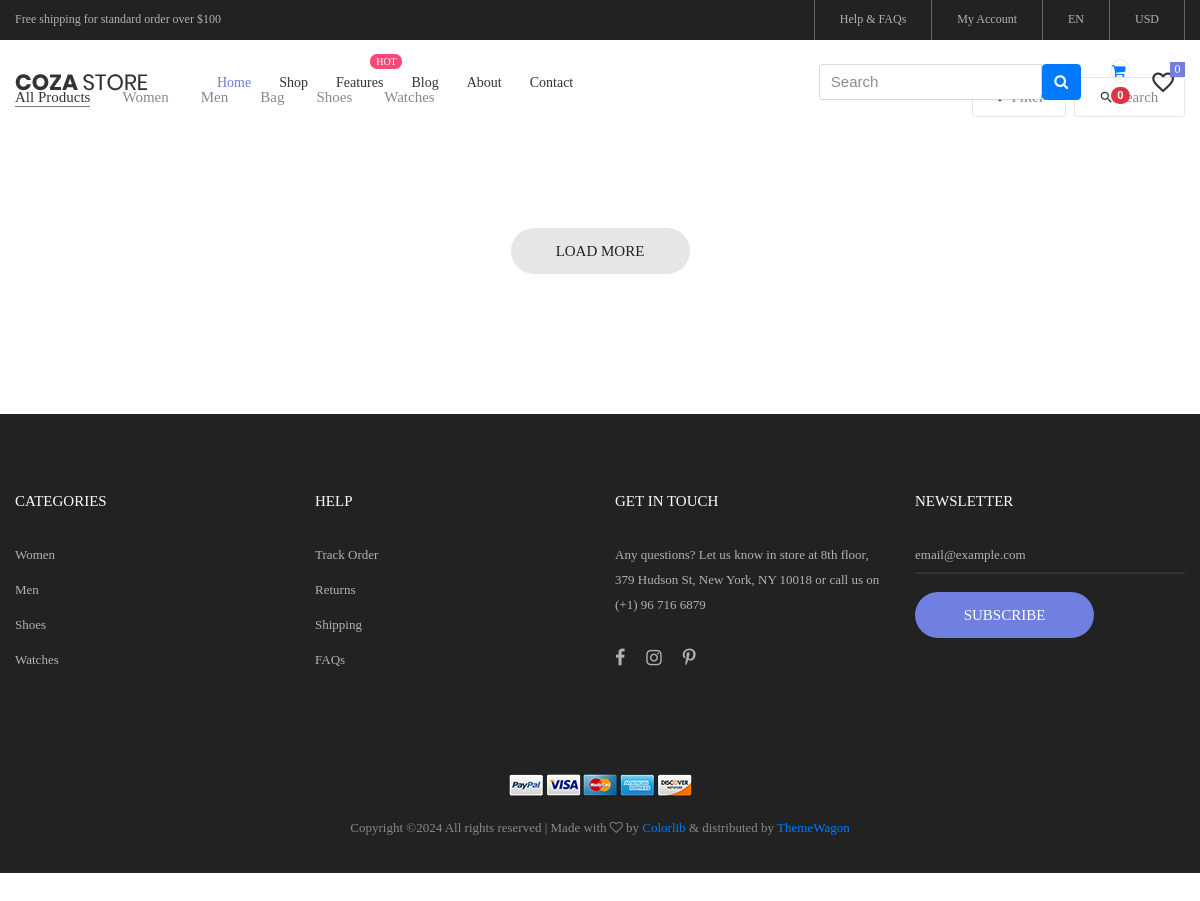
The page /store/ on the database as committed earlier.
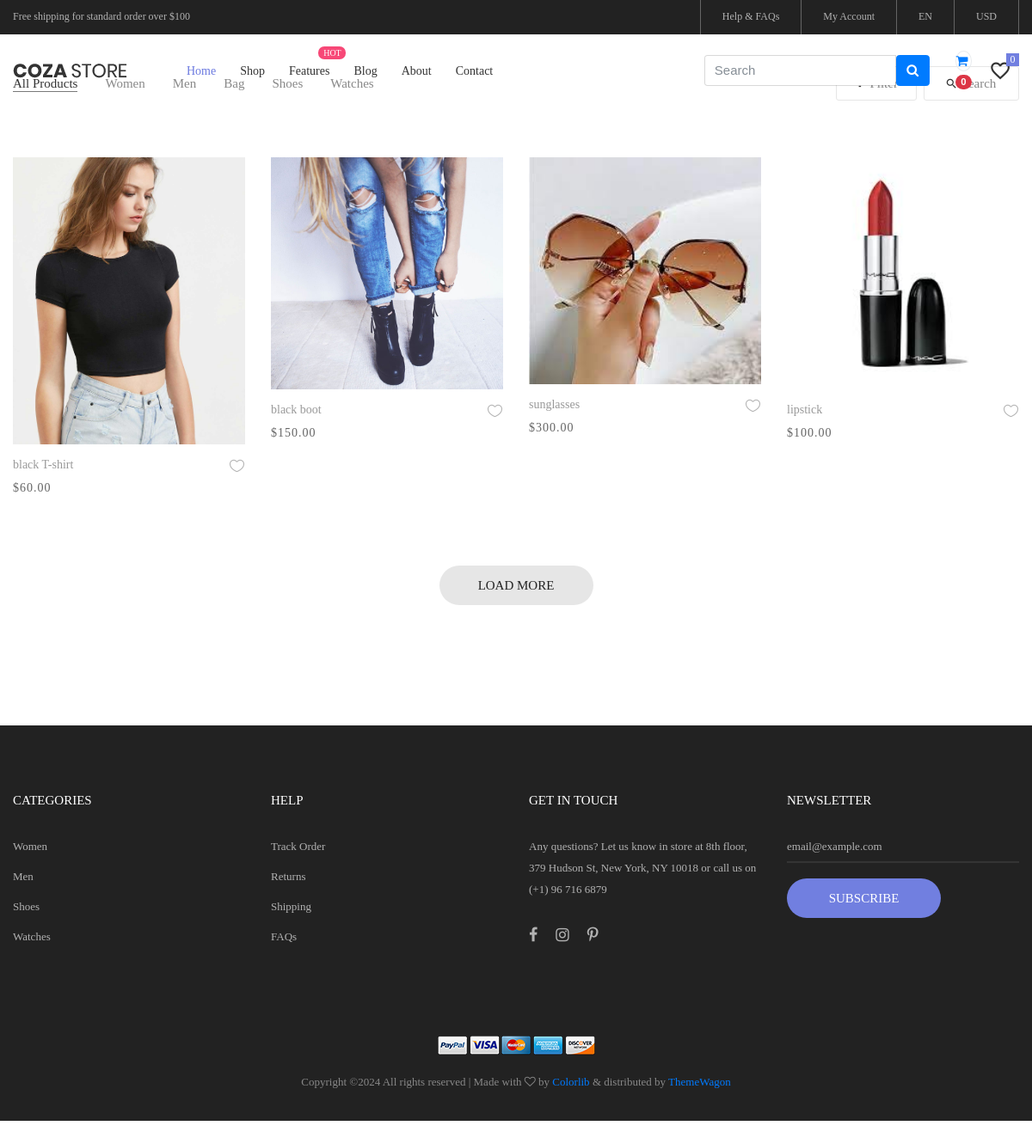
The same page on the database as committed later.
### store/models.py (models this page shows, shortened)
class Product(models.Model):
    product_name = models.CharField(max_length=255, unique=True)
    slug = models.SlugField(max_length=255, unique=True)
    description = models.TextField(max_length=500, blank=True)
    price = models.DecimalField(max_digits=5, decimal_places=2)
    images = models.ImageField(upload_to='photos/products')
    stock = models.IntegerField()
    is_available = models.BooleanField(default=True)
    category = models.ForeignKey(Category, on_delete=models.CASCADE)
    created_date = models.DateTimeField(auto_now_add=True)
    modified_date = models.DateTimeField(auto_now=True)
    def get_url(self):
        return reverse('product_detail', args=[self.category.slug, self.slug])

### store/views.py (the view)
# urls.py: path('store/', include('store.urls')),
def store(request, category_slug=None):
    categories = None
    products = None
    if category_slug != None:
        categories = get_object_or_404(Category, slug=category_slug)
        products = Product.objects.filter(category=categories, is_available=True)
    else:
        products = Product.objects.all().filter(is_available=True)
    context = {
        'products': products,
    }
    return render(request, 'store.html', context)

### cart/context_processors.py (called while the page is built)
def count(request):
    cart_counter = 0
    try:
        cart = Cart.objects.filter(cart_id=_cart_id(request))
        cart_items = CartItem.objects.all().filter(cart=cart[:1])
        for cart_item in cart_items:
            cart_counter += cart_item.quantity
    except Cart.DoesNotExist:
        cart_counter = 0
    return dict(cart_counter=cart_counter)

### cart/views.py (called while the page is built)
def _cart_id(request):
    cart = request.session.session_key
    if not cart:
        cart = request.session.create()
    return cart

### category/context_processors.py (called while the page is built)
def menu_links(request):
    links = Category.objects.all()
    return dict(links=links)

### category/models.py (called while the page is built)
    def get_url(self):
        return reverse('products_by_category', args=[self.slug])

### templates/store.html (shortened to what this page needs)
{% extends 'base.html' %}
{% load static%}
{%block content%}
<body class="animsition">
	<div class="bg0 m-t-23 p-b-140">
		<div class="container">
			<div class="flex-w flex-sb-m p-b-52">
				<div class="flex-w flex-l-m filter-tope-group m-tb-10">
					<button class="stext-106 cl6 hov1 bor3 trans-04 m-r-32 m-tb-5 how-active1" data-filter="*">
						All Products
					</button>
					<button class="stext-106 cl6 hov1 bor3 trans-04 m-r-32 m-tb-5" data-filter=".women">
						Women
					</button>
					<button class="stext-106 cl6 hov1 bor3 trans-04 m-r-32 m-tb-5" data-filter=".men">
						Men
					</button>
					<button class="stext-106 cl6 hov1 bor3 trans-04 m-r-32 m-tb-5" data-filter=".bag">
						Bag
					</button>
					<button class="stext-106 cl6 hov1 bor3 trans-04 m-r-32 m-tb-5" data-filter=".shoes">
						Shoes
					</button>
					<button class="stext-106 cl6 hov1 bor3 trans-04 m-r-32 m-tb-5" data-filter=".watches">
						Watches
					</button>
				</div>
				<div class="flex-w flex-c-m m-tb-10">
					<div class="flex-c-m stext-106 cl6 size-104 bor4 pointer hov-btn3 trans-04 m-r-8 m-tb-4 js-show-filter">
					</div>
					<div class="flex-c-m stext-106 cl6 size-105 bor4 pointer hov-btn3 trans-04 m-tb-4 js-show-search">
						<i class="icon-search cl2 m-r-6 fs-15 trans-04 zmdi zmdi-search"></i>
						Search
					</div>
				</div>
			</div>
			<div class="row isotope-grid">
                {% for product in products %}
				<div class="col-sm-6 col-md-4 col-lg-3 p-b-35 isotope-item women">
					<div class="block2">
						<div class="block2-pic hov-img0">
							<img src="{{ product.images.url}}" alt="IMG-PRODUCT">
						</div>
						<div class="block2-txt flex-w flex-t p-t-14">
							<div class="block2-txt-child1 flex-col-l ">
								<a href="{{product.get_url}}" class="stext-104 cl4 hov-cl1 trans-04 js-name-b2 p-b-6">
									{{ product.product_name}}
								</a>
								<span class="stext-105 cl3">
									${{product.price}}
								</span>
							</div>
							<div class="block2-txt-child2 flex-r p-t-3">
								<a href="#" class="btn-addwish-b2 dis-block pos-relative js-addwish-b2">
									<img class="icon-heart1 dis-block trans-04" src="{% static 'images/icons/icon-heart-01.png' %}" alt="ICON">
								</a>
							</div>
						</div>
					</div>
				</div>
                {% endfor %}
			</div>
			<div class="flex-c-m flex-w w-full p-t-45">
				<a href="#" class="flex-c-m stext-101 cl5 size-103 bg2 bor1 hov-btn1 p-lr-15 trans-04">
					Load More
				</a>
			</div>
		</div>
	</div>
</body>
</html>
{% endblock content%}

### templates/base.html (shortened to what this page needs)
{% load static%}
<!DOCTYPE html>
<html lang="en">
<head>
	<link rel="stylesheet" type="text/css" href="{% static 'vendor/bootstrap/css/bootstrap.min.css' %}">
	<link rel="stylesheet" type="text/css" href="{%static 'fonts/font-awesome-4.7.0/css/font-awesome.min.css' %}">
	<link rel="stylesheet" type="text/css" href="{% static 'fonts/iconic/css/material-design-iconic-font.min.css' %}">
	<link rel="stylesheet" type="text/css" href="{% static 'fonts/linearicons-v1.0.0/icon-font.min.css' %}">
	<link rel="stylesheet" type="text/css" href="{% static 'vendor/animate/animate.css' %}">
	<link rel="stylesheet" type="text/css" href="{% static 'vendor/css-hamburgers/hamburgers.min.css' %}">
	<link rel="stylesheet" type="text/css" href="vendor/animsition/css/animsition.min.css">
	<link rel="stylesheet" type="text/css" href="{% static 'vendor/select2/select2.min.css' %}">
	<link rel="stylesheet" type="text/css" href="{% static 'vendor/daterangepicker/daterangepicker.css' %}">
	<link rel="stylesheet" type="text/css" href="{% static 'vendor/slick/slick.css' %}">
	<link rel="stylesheet" type="text/css" href="{% static 'vendor/MagnificPopup/magnific-popup.css' %}">
	<link rel="stylesheet" type="text/css" href="{% static 'vendor/perfect-scrollbar/perfect-scrollbar.css' %}">
	<link rel="stylesheet" type="text/css" href="{% static 'css/util.css' %}">
	<link rel="stylesheet" type="text/css" href="{% static 'css/main.css' %}">
</head>
{% include 'header.html'%}
{% block content %}
{% endblock content %}
{% include 'footer.html'%}

### templates/header.html (shortened to what this page needs)
{% load static%}
<header>
    <div class="container-menu-desktop">
        <div class="top-bar">
            <div class="content-topbar flex-sb-m h-full container">
                <div class="left-top-bar">
                    Free shipping for standard order over $100
                </div>
                <div class="right-top-bar flex-w h-full">
                    <a href="#" class="flex-c-m trans-04 p-lr-25">
                        Help & FAQs
                    </a>
                    <a href="#" class="flex-c-m trans-04 p-lr-25">
                        My Account
                    </a>
                    <a href="#" class="flex-c-m trans-04 p-lr-25">
                        EN
                    </a>
                    <a href="#" class="flex-c-m trans-04 p-lr-25">
                        USD
                    </a>
                </div>
            </div>
        </div>
        <div class="wrap-menu-desktop">
            <nav class="limiter-menu-desktop container">
                <a href="#" class="logo">
                    <img src="{% static 'images/icons/logo-01.png' %}" alt="IMG-LOGO">
                </a>
                <div class="menu-desktop">
                    <ul class="main-menu">
                        <li class="active-menu">
                            <a href="index.html">Home</a>
                        </li>
                        <li>
                            <a href="{% url 'store' %}">Shop</a>
                        </li>
                        <li class="label1" data-label1="hot">
                            <a href="shoping-cart.html">Features</a>
                        </li>
                        <li>
                            <a href="blog.html">Blog</a>
                        </li>
                        <li>
                            <a href="about.html">About</a>
                        </li>
                        <li>
                            <a href="contact.html">Contact</a>
                        </li>
                    </ul>
                </div>
                <div class="wrap-icon-header flex-w flex-r-m">
                    <form action="{% url 'search' %}" class="search" method='GET'>
                        <div class="input-group w-100">
                            <input type="text" class="form-control" style="width:60%;" placeholder="Search" name="keyword">
                            <div class="input-group-append">
                              <button class="btn btn-primary" type="submit">
                                <i class="fa fa-search"></i>
                              </button>
                            </div>
                          </div>
                      </form>
                    <a href="{% url 'cart' %}" class="widget-header pl-3 ml-3">
                        <div class="icon icon-sm rounded-circle border"><i class="fa fa-shopping-cart"></i></div>
                        <span class="badge badge-pill badge-danger notify">{{cart_counter}}</span>
                      </a>
                    <a href="#" class="dis-block icon-header-item cl2 hov-cl1 trans-04 p-l-22 p-r-11 icon-header-noti" data-notify="0">
                        <i class="zmdi zmdi-favorite-outline"></i>
                    </a>
                </div>
            </nav>
        </div>
    </div>
</header>

### templates/footer.html (shortened to what this page needs)
{% load static%}
<footer class="bg3 p-t-75 p-b-32">
    <div class="container">
        <div class="row">
            <div class="col-sm-6 col-lg-3 p-b-50">
                <h4 class="stext-301 cl0 p-b-30">
                    Categories
                </h4>
                <ul>
                    <li class="p-b-10">
                        <a href="#" class="stext-107 cl7 hov-cl1 trans-04">
                            Women
                        </a>
                    </li>
                    <li class="p-b-10">
                        <a href="#" class="stext-107 cl7 hov-cl1 trans-04">
                            Men
                        </a>
                    </li>
                    <li class="p-b-10">
                        <a href="#" class="stext-107 cl7 hov-cl1 trans-04">
                            Shoes
                        </a>
                    </li>
                    <li class="p-b-10">
                        <a href="#" class="stext-107 cl7 hov-cl1 trans-04">
                            Watches
                        </a>
                    </li>
                </ul>
            </div>
            <div class="col-sm-6 col-lg-3 p-b-50">
                <h4 class="stext-301 cl0 p-b-30">
                    Help
                </h4>
                <ul>
                    <li class="p-b-10">
                        <a href="#" class="stext-107 cl7 hov-cl1 trans-04">
                            Track Order
                        </a>
                    </li>
                    <li class="p-b-10">
                        <a href="#" class="stext-107 cl7 hov-cl1 trans-04">
                            Returns
                        </a>
                    </li>
                    <li class="p-b-10">
                        <a href="#" class="stext-107 cl7 hov-cl1 trans-04">
                            Shipping
                        </a>
                    </li>
                    <li class="p-b-10">
                        <a href="#" class="stext-107 cl7 hov-cl1 trans-04">
                            FAQs
                        </a>
                    </li>
                </ul>
            </div>
            <div class="col-sm-6 col-lg-3 p-b-50">
                <h4 class="stext-301 cl0 p-b-30">
                    GET IN TOUCH
                </h4>
                <p class="stext-107 cl7 size-201">
                    Any questions? Let us know in store at 8th floor, 379 Hudson St, New York, NY 10018 or call us on (+1) 96 716 6879
                </p>
                <div class="p-t-27">
                    <a href="#" class="fs-18 cl7 hov-cl1 trans-04 m-r-16">
                        <i class="fa fa-facebook"></i>
                    </a>
                    <a href="#" class="fs-18 cl7 hov-cl1 trans-04 m-r-16">
                        <i class="fa fa-instagram"></i>
                    </a>
                    <a href="#" class="fs-18 cl7 hov-cl1 trans-04 m-r-16">
                        <i class="fa fa-pinterest-p"></i>
                    </a>
                </div>
            </div>
            <div class="col-sm-6 col-lg-3 p-b-50">
                <h4 class="stext-301 cl0 p-b-30">
                    Newsletter
                </h4>
                <form>
                    <div class="wrap-input1 w-full p-b-4">
                        <input class="input1 bg-none plh1 stext-107 cl7" type="text" name="email" placeholder="email@example.com">
                    </div>
                    <div class="p-t-18">
                        <button class="flex-c-m stext-101 cl0 size-103 bg1 bor1 hov-btn2 p-lr-15 trans-04">
                            Subscribe
                        </button>
                    </div>
                </form>
            </div>
        </div>
        <div class="p-t-40">
            <div class="flex-c-m flex-w p-b-18">
                <a href="#" class="m-all-1">
                    <img src="images/icons/icon-pay-01.png" alt="ICON-PAY">
                </a>
                <a href="#" class="m-all-1">
                    <img src="images/icons/icon-pay-02.png" alt="ICON-PAY">
                </a>
                <a href="#" class="m-all-1">
                    <img src="images/icons/icon-pay-03.png" alt="ICON-PAY">
                </a>
                <a href="#" class="m-all-1">
                    <img src="images/icons/icon-pay-04.png" alt="ICON-PAY">
                </a>
                <a href="#" class="m-all-1">
                    <img src="images/icons/icon-pay-05.png" alt="ICON-PAY">
                </a>
            </div>
            <p class="stext-107 cl6 txt-center">
Copyright &copy;<script>document.write(new Date().getFullYear());</script> All rights reserved | Made with <i class="fa fa-heart-o" aria-hidden="true"></i> by <a href="https://colorlib.com" target="_blank">Colorlib</a> &amp; distributed by <a href="https://themewagon.com" target="_blank">ThemeWagon</a>
            </p>
        </div>
    </div>
</footer>

Rows that differ between the two databases and show on the page:
added Product: images (picture), product_name "black T-shirt", price "60.00"
added Product: images (picture), product_name "black boot", price "150.00"
added Product: images (picture), product_name "sunglasses", price "300.00"
added Product: images (picture), product_name "lipstick", price "100.00"
